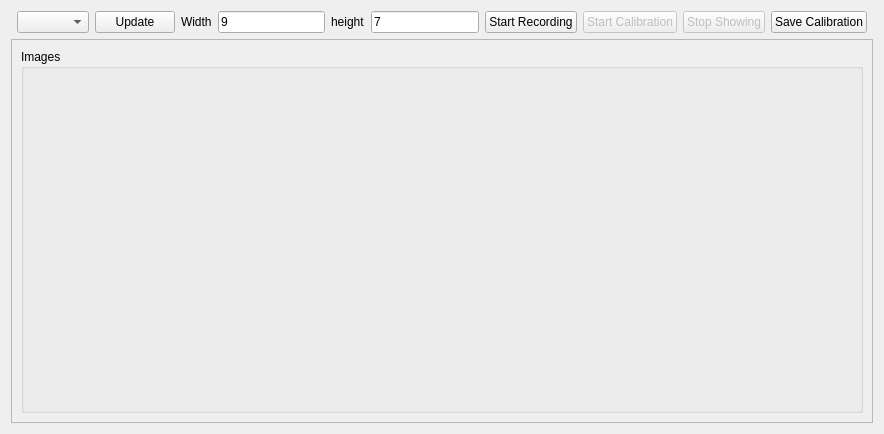
<?xml version="1.0" encoding="UTF-8"?>
<ui version="4.0">
 <class>CalibrationWidget</class>
 <widget class="QWidget" name="CalibrationWidget">
  <property name="geometry">
   <rect>
    <x>0</x>
    <y>0</y>
    <width>884</width>
    <height>434</height>
   </rect>
  </property>
  <property name="minimumSize">
   <size>
    <width>400</width>
    <height>400</height>
   </size>
  </property>
  <property name="windowTitle">
   <string>Calibration</string>
  </property>
  <layout class="QGridLayout" name="gridLayout">
   <item row="6" column="0" colspan="12">
    <widget class="QScrollArea" name="scrollArea">
     <property name="widgetResizable">
      <bool>true</bool>
     </property>
     <widget class="QWidget" name="scrollAreaWidgetContents">
      <property name="geometry">
       <rect>
        <x>0</x>
        <y>0</y>
        <width>863</width>
        <height>383</height>
       </rect>
      </property>
      <layout class="QGridLayout" name="gridLayout_2">
       <item row="1" column="0">
        <widget class="QGroupBox" name="imageBox">
         <property name="acceptDrops">
          <bool>false</bool>
         </property>
         <property name="title">
          <string>Images</string>
         </property>
         <layout class="QVBoxLayout" name="verticalLayout">
          <property name="spacing">
           <number>4</number>
          </property>
          <property name="leftMargin">
           <number>8</number>
          </property>
          <property name="topMargin">
           <number>8</number>
          </property>
          <property name="rightMargin">
           <number>8</number>
          </property>
          <property name="bottomMargin">
           <number>8</number>
          </property>
         </layout>
        </widget>
       </item>
      </layout>
     </widget>
    </widget>
   </item>
   <item row="1" column="1">
    <widget class="QComboBox" name="videoBox"/>
   </item>
   <item row="1" column="4">
    <widget class="QLineEdit" name="widthLine">
     <property name="text">
      <string>9</string>
     </property>
    </widget>
   </item>
   <item row="1" column="5">
    <widget class="QLabel" name="label_2">
     <property name="text">
      <string>height</string>
     </property>
    </widget>
   </item>
   <item row="1" column="8">
    <widget class="QPushButton" name="startButton">
     <property name="enabled">
      <bool>false</bool>
     </property>
     <property name="text">
      <string>Start Calibration</string>
     </property>
    </widget>
   </item>
   <item row="1" column="7">
    <widget class="QPushButton" name="startRecordingButton">
     <property name="text">
      <string>Start Recording</string>
     </property>
    </widget>
   </item>
   <item row="1" column="2">
    <widget class="QPushButton" name="updateButton">
     <property name="text">
      <string>Update</string>
     </property>
    </widget>
   </item>
   <item row="1" column="6">
    <widget class="QLineEdit" name="heightLine">
     <property name="text">
      <string>7</string>
     </property>
    </widget>
   </item>
   <item row="1" column="10">
    <widget class="QPushButton" name="saveCalib">
     <property name="enabled">
      <bool>true</bool>
     </property>
     <property name="text">
      <string>Save Calibration</string>
     </property>
    </widget>
   </item>
   <item row="1" column="3">
    <widget class="QLabel" name="label">
     <property name="text">
      <string>Width</string>
     </property>
    </widget>
   </item>
   <item row="1" column="9">
    <widget class="QPushButton" name="stopShowing">
     <property name="enabled">
      <bool>false</bool>
     </property>
     <property name="text">
      <string>Stop Showing</string>
     </property>
    </widget>
   </item>
  </layout>
 </widget>
 <resources/>
 <connections>
  <connection>
   <sender>startRecordingButton</sender>
   <signal>released()</signal>
   <receiver>CalibrationWidget</receiver>
   <slot>startRecording()</slot>
   <hints>
    <hint type="sourcelabel">
     <x>497</x>
     <y>21</y>
    </hint>
    <hint type="destinationlabel">
     <x>347</x>
     <y>216</y>
    </hint>
   </hints>
  </connection>
  <connection>
   <sender>updateButton</sender>
   <signal>released()</signal>
   <receiver>CalibrationWidget</receiver>
   <slot>updateVideo()</slot>
   <hints>
    <hint type="sourcelabel">
     <x>146</x>
     <y>21</y>
    </hint>
    <hint type="destinationlabel">
     <x>347</x>
     <y>216</y>
    </hint>
   </hints>
  </connection>
  <connection>
   <sender>startButton</sender>
   <signal>released()</signal>
   <receiver>CalibrationWidget</receiver>
   <slot>startCalibration()</slot>
   <hints>
    <hint type="sourcelabel">
     <x>620</x>
     <y>21</y>
    </hint>
    <hint type="destinationlabel">
     <x>347</x>
     <y>216</y>
    </hint>
   </hints>
  </connection>
  <connection>
   <sender>stopShowing</sender>
   <signal>released()</signal>
   <receiver>CalibrationWidget</receiver>
   <slot>stopShowing()</slot>
   <hints>
    <hint type="sourcelabel">
     <x>731</x>
     <y>21</y>
    </hint>
    <hint type="destinationlabel">
     <x>395</x>
     <y>216</y>
    </hint>
   </hints>
  </connection>
  <connection>
   <sender>saveCalib</sender>
   <signal>released()</signal>
   <receiver>CalibrationWidget</receiver>
   <slot>saveMatrix()</slot>
   <hints>
    <hint type="sourcelabel">
     <x>811</x>
     <y>21</y>
    </hint>
    <hint type="destinationlabel">
     <x>441</x>
     <y>216</y>
    </hint>
   </hints>
  </connection>
 </connections>
 <slots>
  <slot>addImage()</slot>
  <slot>startCalibration()</slot>
  <slot>startRecording()</slot>
  <slot>updateVideo()</slot>
  <slot>stopShowing()</slot>
  <slot>saveMatrix()</slot>
 </slots>
</ui>
